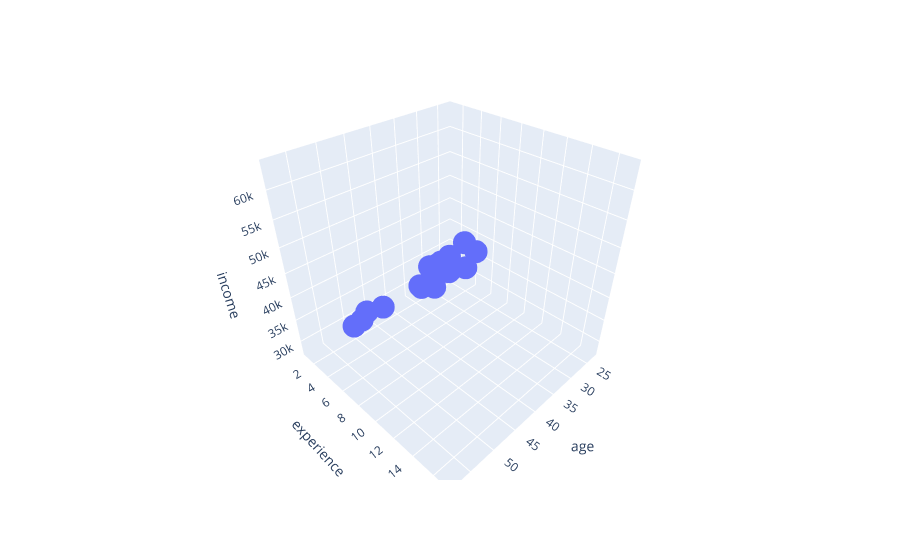

Source (notebook cell):
### Markdown cell above
Here we use a 3D scatter plot to 
- strong linear relationship between experience and income.
- No visible relationship between age and income.
- In the 3 dimensional space (feature space), Almost all the data points lie on a plane.
- We know that a plane in a 3 dimensional space, shows a linear relationship of form $ ax + by + cz = d $ between the three dimensions.
- So it is possible to fit an accurate linear model on the

### Code cell
fig = px.scatter_3d(data_frame=df, x="age", y="experience", z="income")
fig.show()

### Figure 1 — Plotly figure (JSON) as saved in the notebook; plotly's stock layout.template omitted (floating-point values rounded to 4 significant figures)
{"data": [{"hovertemplate": "age=%{x}<br>experience=%{y}<br>income=%{z}<extra></extra>", "legendgroup": "", "marker": {"color": "#636efa", "symbol": "circle"}, "mode": "markers", "name": "", "scene": "scene", "showlegend": false, "type": "scatter3d", "x": [25, 30, 47, 32, 43, 51, 28, 33, 37, 39, 29, 47, 54, 51, 44, 41, 58, 23, 44, 37], "y": [1, 3, 2, 5, 10, 7, 5, 4, 5, 8, 1, 9, 5, 4, 12, 6, 17, 1, 9, 10], "z": [30450, 35670, 31580, 40130, 47830, 41630, 41340, 37650, 40250, 45150, 27840, 46110, 36720, 34800, 51300, 38900, 63600, 30870, 44190, 48700]}], "layout": {"legend": {"tracegroupgap": 0}, "margin": {"t": 60}, "scene": {"domain": {"x": [0, 1], "y": [0, 1]}, "xaxis": {"title": {"text": "age"}}, "yaxis": {"title": {"text": "experience"}}, "zaxis": {"title": {"text": "income"}}}}}
